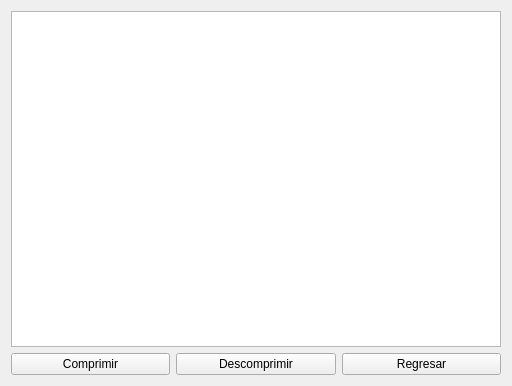
<?xml version="1.0" encoding="UTF-8"?>
<ui version="4.0">
 <class>MenuHuffman</class>
 <widget class="QWidget" name="MenuHuffman">
  <property name="geometry">
   <rect>
    <x>0</x>
    <y>0</y>
    <width>512</width>
    <height>386</height>
   </rect>
  </property>
  <property name="windowTitle">
   <string>Form</string>
  </property>
  <layout class="QGridLayout" name="gridLayout">
   <item row="1" column="0">
    <widget class="QPushButton" name="pushButton">
     <property name="text">
      <string>Comprimir</string>
     </property>
     <property name="autoDefault">
      <bool>true</bool>
     </property>
    </widget>
   </item>
   <item row="1" column="1">
    <widget class="QPushButton" name="pushButton_2">
     <property name="text">
      <string>Descomprimir</string>
     </property>
     <property name="autoDefault">
      <bool>true</bool>
     </property>
    </widget>
   </item>
   <item row="1" column="2">
    <widget class="QPushButton" name="pushButton_3">
     <property name="text">
      <string>Regresar</string>
     </property>
     <property name="autoDefault">
      <bool>true</bool>
     </property>
    </widget>
   </item>
   <item row="0" column="0" colspan="3">
    <widget class="QTextBrowser" name="textBrowser"/>
   </item>
  </layout>
 </widget>
 <resources/>
 <connections/>
</ui>
